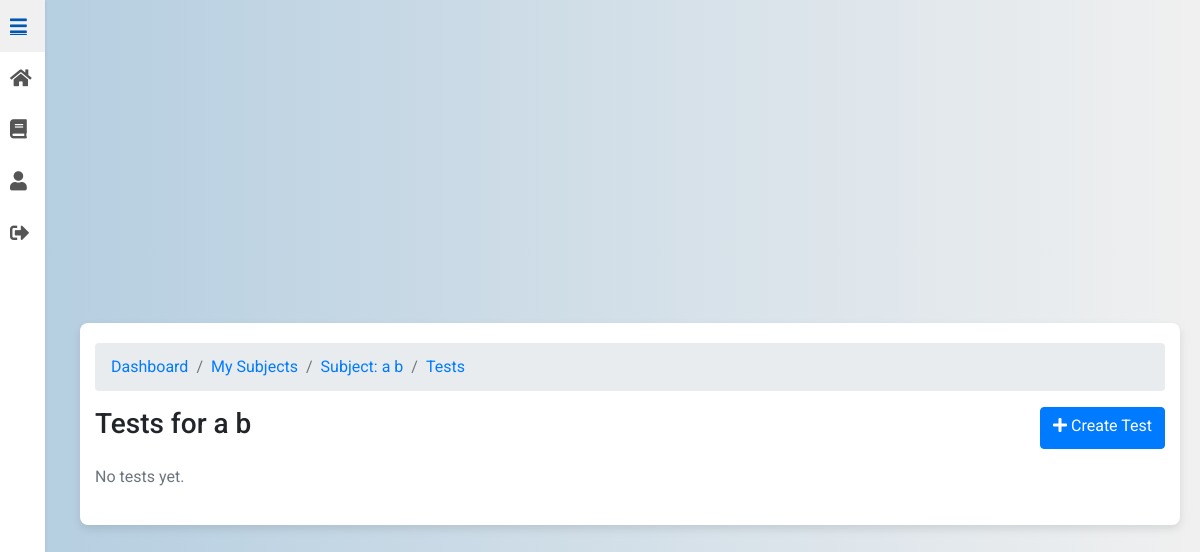
/tests/45/ (signed in), run on an earlier commit of the app's database.
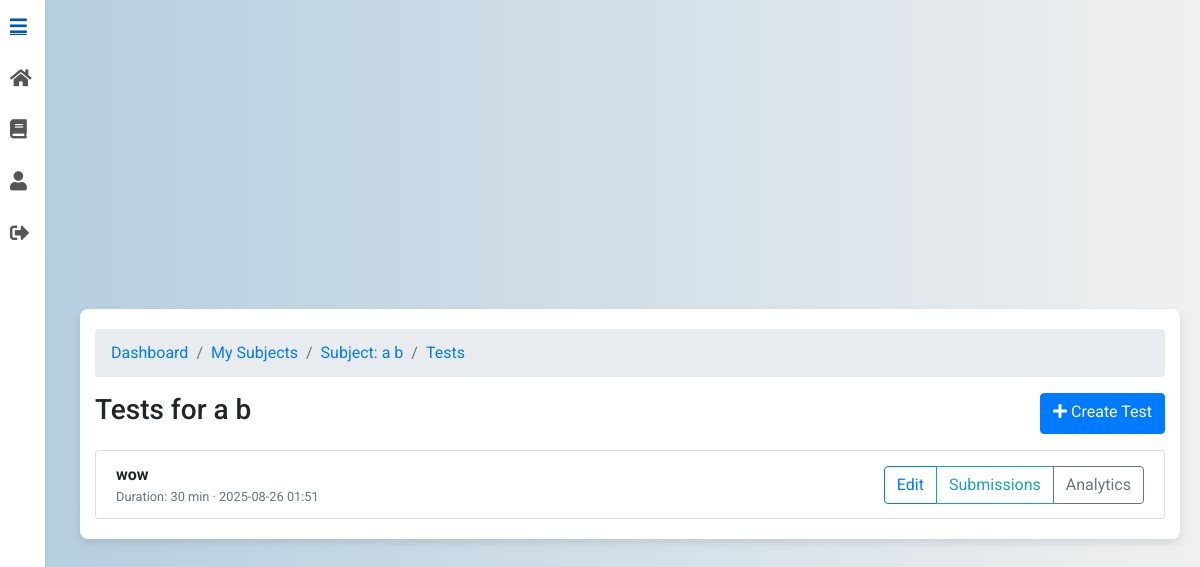
And on a later commit of the database.
### tests/models.py (models this page shows, shortened)
class Test(models.Model):
    subject = models.ForeignKey(Subject, on_delete=models.CASCADE, related_name="tests")
    professor = models.ForeignKey(settings.AUTH_USER_MODEL, on_delete=models.CASCADE, related_name="tests")
    name = models.CharField(max_length=255)
    duration_minutes = models.PositiveIntegerField(default=30)
    created_at = models.DateTimeField(auto_now_add=True)
    class Meta:
        unique_together = (("subject", "professor", "name"),)
        ordering = ["-created_at"]

### tests/views.py (the view, shortened to what this page needs)
# urls.py: path("<int:subject_id>/", views.my_tests, name="my_tests"),
@login_required
def my_tests(request, subject_id: int):
    subject = get_object_or_404(Subject, pk=subject_id)
    can_manage = _is_owner_prof(request.user, subject)
    if can_manage:
        tests = (
            Test.objects.filter(subject=subject, professor=request.user)
            .prefetch_related("questions")
            .order_by("-created_at")
        )
    user_attempts = {
        a.test_id: a
        for a in TestAttempt.objects.filter(test__in=tests, student=request.user)
    }
    for t in tests:
        att = user_attempts.get(t.id)
        if att:
            t.can_take = False
            t.score_pct = round((att.score * 100.0) / att.max_score, 2) if att.max_score else 0.0
            t.user_attempt_id = att.id
        else:
            t.can_take = True
            t.score_pct = None
            t.user_attempt_id = None
    breadcrumbs = [
        ("Dashboard", reverse_lazy("users:dashboard")),
        ("My Subjects", reverse_lazy("subjects:my_subjects")),
        (f"Subject: {subject.name}", reverse_lazy("subjects:subject_detail", args=[subject.id])),
        ("Tests", ""),
    ]
    return render(
        request,
        "my_tests.html",
        {
            "subject": subject,
            "tests": tests,
            "can_manage": can_manage,
            "breadcrumbs": breadcrumbs,
        },
    )

### tests/views.py (called while the page is built)
def _is_owner_prof(user, subject: Subject) -> bool:
    return getattr(user, "role", None) == "professor" and subject.professor_id == user.id

### tests/templates/my_tests.html (shortened to what this page needs)
{% extends 'base.html' %}
{% load static %}
{% load view_breadcrumbs %}
{% block content %}
<div class="container mt-5">
  <nav aria-label="breadcrumb">
    <ol class="breadcrumb">
      {% for name, url in breadcrumbs %}
        <li class="breadcrumb-item"><a href="{{ url }}">{{ name }}</a></li>
      {% endfor %}
    </ol>
  </nav>
  <div class="d-flex justify-content-between mb-3">
    <h3>Tests for {{ subject.name }}</h3>
    {% if can_manage %}
      <a href="{% url 'tests:create_test' subject.id %}" class="btn btn-primary">
        <i class="fas fa-plus"></i> Create Test
      </a>
    {% endif %}
  </div>
  {% if tests %}
  <div class="list-group">
    {% for t in tests %}
      <div class="list-group-item d-flex justify-content-between align-items-center">
        <div>
          <strong>{{ t.name }}</strong>
          <div class="small text-muted">
            Duration: {{ t.duration_minutes }} min · {{ t.created_at|date:"Y-m-d H:i" }}
          </div>
        </div>
        <div class="btn-group">
          {% if can_manage %}
            <a class="btn btn-outline-primary" href="{% url 'tests:edit_test' subject.id t.id %}">Edit</a>
            <a class="btn btn-outline-info" href="{% url 'tests:test_submissions' subject.id t.id %}">Submissions</a>
            <a class="btn btn-outline-secondary" href="{% url 'tests:test_analytics' subject.id t.id %}">Analytics</a>
          {% endif %}
        </div>
      </div>
    {% endfor %}
  </div>
{% else %}
  <p class="text-muted">No tests yet.</p>
{% endif %}
</div>
{% endblock %}

What changed in the data, as far as the page shows it:
added Test: name "wow", duration_minutes "30", created_at "2025-08-26 01:51"
Also different on the page:
text no longer shown: "No tests yet."
